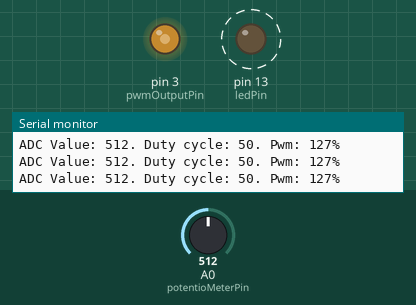
Bench run of a sketch on a simulated Arduino Uno, built with avr-gcc and run on an emulated ATmega328P. Parts: output pins drawn as LEDs (lit = HIGH), the last lines printed to the serial monitor. Dashed ring = blinking. The test bench sets the inputs (shaded band); at power-on: A0 (potentioMeterPin) = 512.

Above: at 1.2 s.
1.3 s: A0 (potentioMeterPin) set to 716
At 1.59 s:
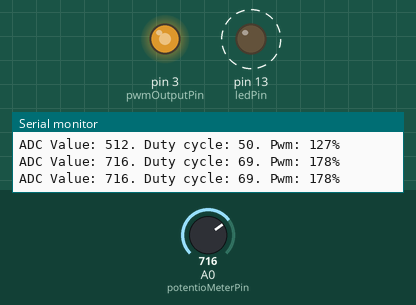
4.3 s: A0 (potentioMeterPin) set to 412
7.3 s: A0 (potentioMeterPin) set to 384
At 7.69 s:
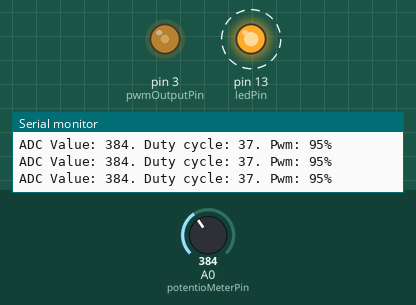
10.3 s: A0 (potentioMeterPin) set to 0
At 11.6 s:
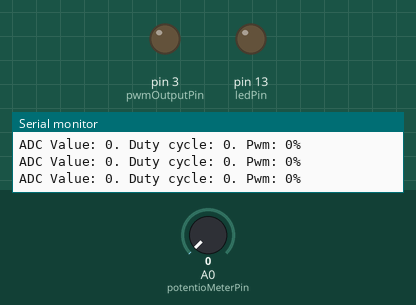
11.9 s: A0 (potentioMeterPin) set to 122
At 12.21 s:
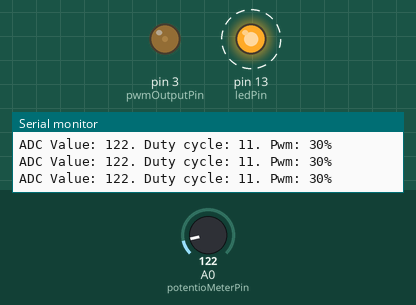
14.9 s: A0 (potentioMeterPin) set to 900
At 15.22 s:
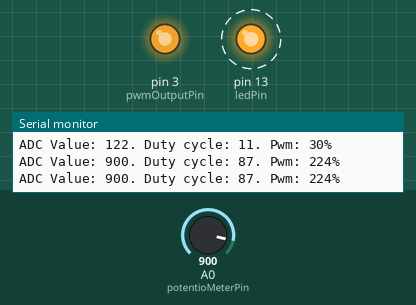
Timing chart, 0 to 18.9 s (numbered marks = the images above; inputs shaded):
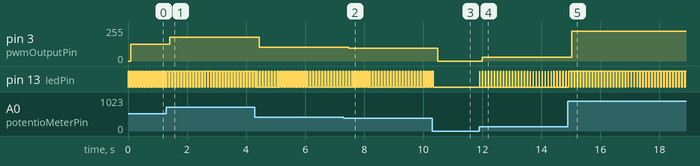

The sketch:

ex_6_1_start.ino
```cpp
/*
 예제 6.1
 포텐쇼미터 입력
 */

// 0번 아날로그핀을 포텐쇼미터 입력으로 설정한다.
const int potentioMeterPin = 0;

//13번 핀에 연결되어 있는 내장 LED를 출력으로 사용한다.
const int ledPin = 13;
const int pwmOutputPin = 3;
void setup() {
// 13번 핀을 출력으로 설정한다. 아날로그 입력핀은 설정이 불필요하다.
  pinMode(ledPin, OUTPUT);
// 시리얼 통신을 설정한다.
  Serial.begin(9600);
}

void loop(){

  int adcValue; // 실제 센서로부터 읽은 값 (0~1023)
  int duty;     // LED 점멸 주기 (0~100%)
  int pwm;
// 포텐쇼미터 값을 읽는다.
  adcValue = analogRead(potentioMeterPin);
// 포텐쇼미터 값을 0~100의 범위로 변경한다.
  duty = map(adcValue, 0, 1023, 0, 100);

// LED를 duty ms 만큼 점등한다.
  digitalWrite(ledPin, HIGH);
  delay(duty);

// 나머지 시간에는 소등시킨다.
  digitalWrite(ledPin, LOW);
  delay(100-duty);

  pwm = map(adcValue, 0, 1023, 0, 255);
  analogWrite(pwmOutputPin,pwm);
// 시리얼 통신으로 ADC 값과 Duty를 출력한다.
  Serial.print("ADC Value: ");
  Serial.print(adcValue);
  Serial.print(". Duty cycle: ");
  Serial.print(duty);
  Serial.print(". Pwm: ");
  Serial.print(pwm);
  Serial.println("%");
}
```

Measured:
- after the input at 1.3 s, pin 3 (pwmOutputPin): 127/255 → 178/255 after 0.11 s
- after the input at 4.3 s, pin 3 (pwmOutputPin): 178/255 → 102/255 after 0.14 s
- after the input at 7.3 s, pin 3 (pwmOutputPin): 102/255 → 95/255 after 0.17 s
- after the input at 10.3 s, pin 3 (pwmOutputPin): 95/255 → 0/255 after 0.20 s; pin 13 (ledPin): goes on until 10.3 s, then stays LOW
- after the input at 11.9 s, pin 3 (pwmOutputPin): 0/255 → 30/255 after 0.11 s; pin 13 (ledPin): alternates HIGH for 0.01 s and LOW for 0.09 s, starting at once
- after the input at 14.9 s, pin 3 (pwmOutputPin): 30/255 → 224/255 after 0.13 s
- by itself, pin 13 (ledPin): alternates HIGH for 0.04 s and LOW for 0.06 s
